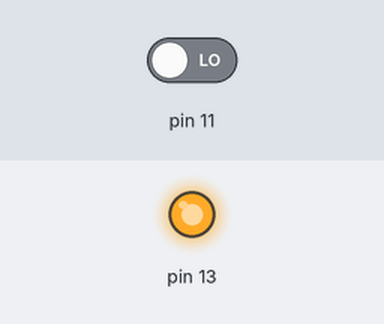
This program was run on a simulated Raspberry Pi (header pin numbers). Parts: output pins drawn as LEDs (lit = HIGH). Dashed ring = blinking. The inputs (shaded band) are chosen by the test bench; at power-on: pin 11 LOW.

Above: at 1.2 s.
1.3 s: pin 11 driven HIGH
At 1.9 s:
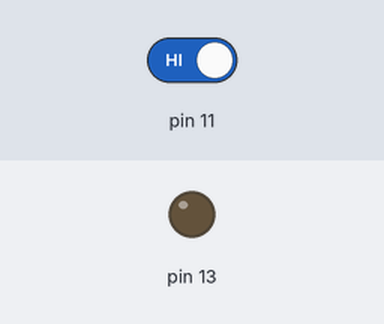
3.0 s: pin 11 driven LOW
At 4.4 s:
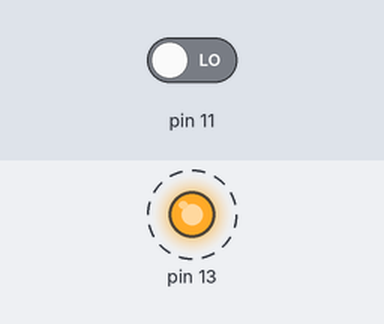
Timing chart, 0 to 12.0 s (numbered marks = the images above; inputs shaded):
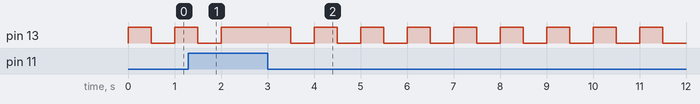

Measured:
- after the input at 1.3 s, pin 13: goes on until 2.0 s, then stays HIGH
- after the input at 3.0 s, pin 13: alternates HIGH for 0.50 s and LOW for 0.50 s, starting after 0.50 s

The program:

LED_blinkandbutton.py
```python
import RPi.GPIO as GPIO
import time

GPIO.setmode(GPIO.BOARD)
GPIO.setup(11,GPIO.IN)
GPIO.setup(13, GPIO.OUT)

def blink():
    GPIO.output(13,True)
    time.sleep(0.5)
    GPIO.output(13,False)
    time.sleep(0.5)

while True:
    if GPIO.input(11) == True:
        GPIO.output(13,True)
    elif GPIO.input(11) == False:
        blink()
```
